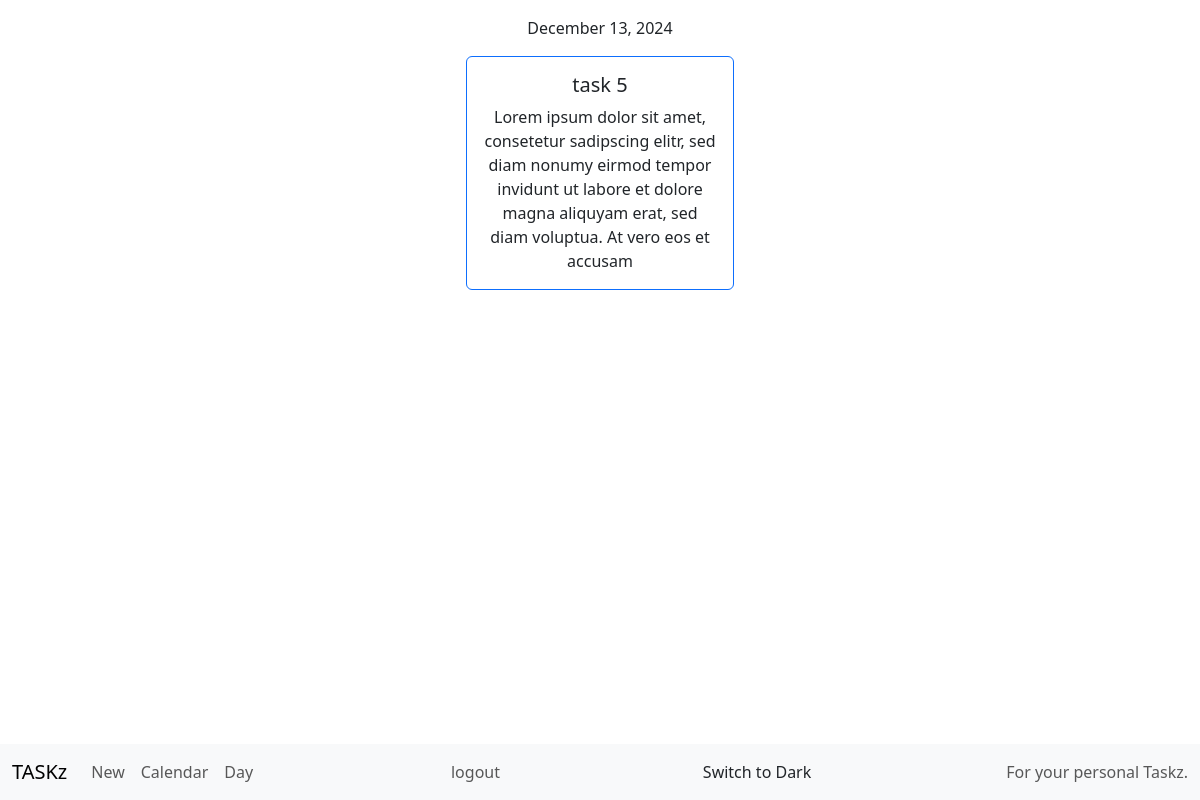
The page /day (signed in) on the database its author committed.
### tables this page shows
CREATE TABLE taskz (
                        id INTEGER PRIMARY KEY AUTOINCREMENT, 
                        user INTEGER NOT NULL, 
                        title TEXT NOT NULL, 
                        text TEXT,
                        created TIMESTAMP DEFAULT CURRENT_TIMESTAMP, 
                        date TIMESTAMP, 
                        checked INTEGER DEFAULT 0, 
                        FOREIGN KEY(user) REFERENCES users(id));

### app.py (the view)
@app.route("/day")
@login_required
def day():
    this_year = datetime.now().year
    this_month = datetime.now().month
    this_day = datetime.now().day
    year = request.args.get("year", default = this_year, type = int)
    month = request.args.get("month", default = this_month, type = int)
    day = request.args.get("day", default = this_day, type = int)
    day_date = datetime.combine(date(year, month, day), time.min)
    taskz = get_taskz(session["user"])
    return render("day.html", taskz=taskz, day_date=day_date)

### functions.py (called while the page is built)
def login_required(f):
    @wraps(f)
    def decorated_function(*args, **kwargs):
        if session.get("user") is None:
            return redirect("/login")
        return f(*args, **kwargs)
    return decorated_function

def get_taskz(user_id):
    try:
        con = sql.connect(DB, detect_types=sql.PARSE_DECLTYPES)
        try:
            con.row_factory = sql.Row
            cur = con.cursor()
            cur.execute("SELECT * FROM taskz WHERE user = ?", (user_id,))
            taskz = cur.fetchall()
        finally:
            con.close()
    except:
        return
    return taskz

### templates/day.html
{% extends "layout.html" %} {% block title %} - Day {% endblock %} {% block
    main %}
    <div class="container-fluid text-center mt-3">
      {{ day_date.strftime("%B %d, %Y") }}
        {% if taskz %}
          <div class="row justify-content-center">
            {% for task in taskz if task.date == day_date and task.checked == 0 %}
            <div class="col-12 col-xxl-2 col-xl-3 col-lg-4 col-md-6 p-3">
              <div class="card border-primary">
                <div class="card-body">
                  <h5 class="card-title">{{ task.title }}</h5>
                  <p class="card-text" style="white-space: pre-line">{{ task.text }}</p>
                </div>
              </div>
            </div>
            {% else %}
            <h1>No Taskz today - Enjoy life!</h1>
            {% endfor %}
          </div>
    {% else %}
    <h1>No Taskz to show.</h1>
    {% endif %}
    </div>
    {% endblock %}

### static/stylesheets/style.css (style rules this page uses)
body { padding-bottom: 56px; }

### rows shown on the page
taskz: strftime "December 13, 2024", title "task 5", text "Lorem ipsum dolor sit amet, consetetur sadipscing elitr, sed diam nonumy eirmod tempor invidunt ut labore et dolore magna aliquyam erat, sed diam voluptua. At vero eos et accusam"
